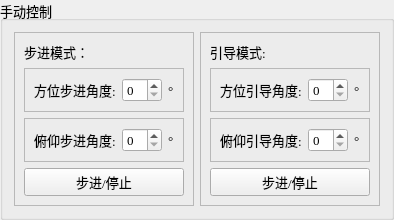
          <widget class="QGroupBox" name="groupBox_9">
           <property name="font">
            <font>
             <family>Times New Roman</family>
             <pointsize>10</pointsize>
            </font>
           </property>
           <property name="title">
            <string>手动控制</string>
           </property>
           <layout class="QHBoxLayout" name="horizontalLayout_24">
            <item>
             <widget class="QFrame" name="frame_18">
              <property name="frameShape">
               <enum>QFrame::StyledPanel</enum>
              </property>
              <property name="frameShadow">
               <enum>QFrame::Raised</enum>
              </property>
              <layout class="QVBoxLayout" name="verticalLayout_11">
               <item>
                <widget class="QLabel" name="label_30">
                 <property name="text">
                  <string>步进模式：</string>
                 </property>
                </widget>
               </item>
               <item>
                <widget class="QFrame" name="frame_19">
                 <property name="frameShape">
                  <enum>QFrame::StyledPanel</enum>
                 </property>
                 <property name="frameShadow">
                  <enum>QFrame::Raised</enum>
                 </property>
                 <layout class="QHBoxLayout" name="horizontalLayout_25">
                  <item>
                   <widget class="QLabel" name="label_39">
                    <property name="text">
                     <string>方位步进角度:</string>
                    </property>
                   </widget>
                  </item>
                  <item>
                   <widget class="QSpinBox" name="spinBox_11"/>
                  </item>
                  <item>
                   <widget class="QLabel" name="label_40">
                    <property name="text">
                     <string>°</string>
                    </property>
                   </widget>
                  </item>
                 </layout>
                </widget>
               </item>
               <item>
                <widget class="QFrame" name="frame_20">
                 <property name="frameShape">
                  <enum>QFrame::StyledPanel</enum>
                 </property>
                 <property name="frameShadow">
                  <enum>QFrame::Raised</enum>
                 </property>
                 <layout class="QHBoxLayout" name="horizontalLayout_26">
                  <item>
                   <widget class="QLabel" name="label_31">
                    <property name="text">
                     <string>俯仰步进角度:</string>
                    </property>
                   </widget>
                  </item>
                  <item>
                   <widget class="QSpinBox" name="spinBox_7"/>
                  </item>
                  <item>
                   <widget class="QLabel" name="label_41">
                    <property name="text">
                     <string>°</string>
                    </property>
                   </widget>
                  </item>
                 </layout>
                </widget>
               </item>
               <item>
                <widget class="QPushButton" name="pushButton_10">
                 <property name="text">
                  <string>步进/停止</string>
                 </property>
                </widget>
               </item>
              </layout>
             </widget>
            </item>
            <item>
             <widget class="QFrame" name="frame_21">
              <property name="frameShape">
               <enum>QFrame::StyledPanel</enum>
              </property>
              <property name="frameShadow">
               <enum>QFrame::Raised</enum>
              </property>
              <layout class="QVBoxLayout" name="verticalLayout_12">
               <item>
                <widget class="QLabel" name="label_42">
                 <property name="text">
                  <string>引导模式:</string>
                 </property>
                </widget>
               </item>
               <item>
                <widget class="QFrame" name="frame_22">
                 <property name="frameShape">
                  <enum>QFrame::StyledPanel</enum>
                 </property>
                 <property name="frameShadow">
                  <enum>QFrame::Raised</enum>
                 </property>
                 <layout class="QHBoxLayout" name="horizontalLayout_27">
                  <item>
                   <widget class="QLabel" name="label_43">
                    <property name="text">
                     <string>方位引导角度:</string>
                    </property>
                   </widget>
                  </item>
                  <item>
                   <widget class="QSpinBox" name="spinBox_12"/>
                  </item>
                  <item>
                   <widget class="QLabel" name="label_44">
                    <property name="text">
                     <string>°</string>
                    </property>
                   </widget>
                  </item>
                 </layout>
                </widget>
               </item>
               <item>
                <widget class="QFrame" name="frame_23">
                 <property name="frameShape">
                  <enum>QFrame::StyledPanel</enum>
                 </property>
                 <property name="frameShadow">
                  <enum>QFrame::Raised</enum>
                 </property>
                 <layout class="QHBoxLayout" name="horizontalLayout_28">
                  <item>
                   <widget class="QLabel" name="label_45">
                    <property name="text">
                     <string>俯仰引导角度:</string>
                    </property>
                   </widget>
                  </item>
                  <item>
                   <widget class="QSpinBox" name="spinBox_13"/>
                  </item>
                  <item>
                   <widget class="QLabel" name="label_46">
                    <property name="text">
                     <string>°</string>
                    </property>
                   </widget>
                  </item>
                 </layout>
                </widget>
               </item>
               <item>
                <widget class="QPushButton" name="pushButton_11">
                 <property name="text">
                  <string>步进/停止</string>
                 </property>
                </widget>
               </item>
              </layout>
             </widget>
            </item>
           </layout>
          </widget>
